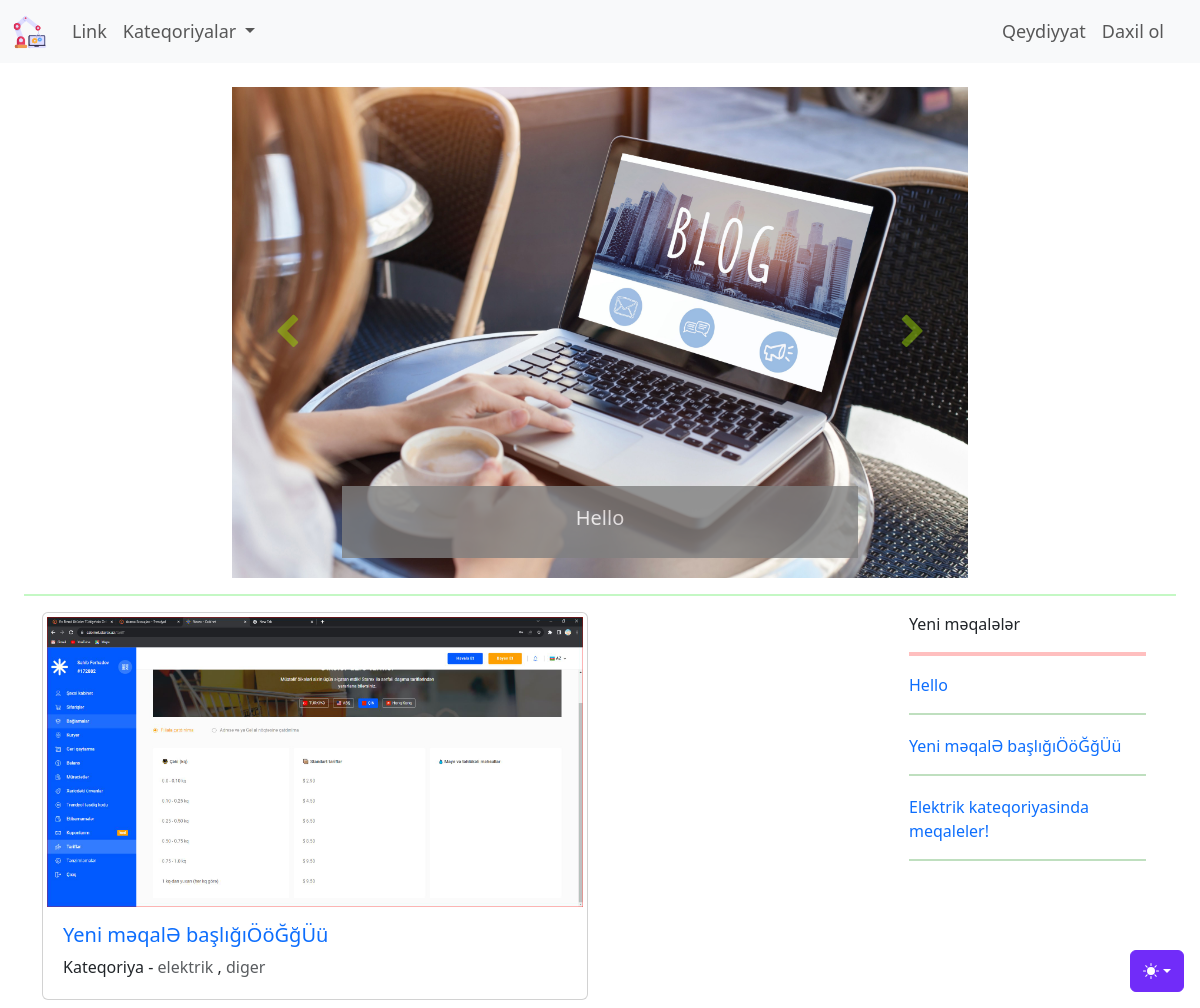
The page / on the database its author committed.
### blog/models.py (models this page shows, shortened)
class Blog(models.Model):
    class Meta:
        verbose_name = 'Məqalə'
        verbose_name_plural = 'Məqalələr'
    basliq_sekli = models.ImageField(upload_to = "uploads/%d.%m.%Y",default = 'uploads/default.jpg',null=True,blank=True)
    karusel_sekli = ImageSpecField(source="basliq_sekli",
                                   processors=[ResizeToFill(600,400)],
                                   format='JPEG',
                                   options={'quality':100})
    basliq = models.CharField('Məqalə başlığı', max_length = 200)
    kontent = CKEditor5Field('Məqalə kontenti', config_name = 'extends')
    yaradilma_tarixi = models.DateTimeField('Yaranma tarixi', auto_now_add = True)
    deyisdirilme_tarixi = models.DateTimeField('Yaranma tarixi', auto_now = True)
    blog_slug = models.SlugField(editable=False, unique = True)
    blog_kateqoriya = models.ManyToManyField(Kateqoriya, verbose_name = 'Kateqoriyaları seçin.')
    yayinda_mi = models.BooleanField('Yayına buraxılsın?', default = False)
    yeni_mi = models.BooleanField('Yeni məqalə?', default = True)
    karuselde = models.BooleanField('Karuseldə', default = False)
    istifadeci = models.ForeignKey(settings.AUTH_USER_MODEL,verbose_name='İstifadəçi',on_delete = models.CASCADE)

class Kateqoriya(models.Model):
    class Meta:
        verbose_name = 'Kateqoriya'
        verbose_name_plural = 'Kateqoriyalar'
    kateqoriya_adi = models.CharField('Kateqoriya adı', max_length=150)
    kateqoriya_slug = models.SlugField(editable=False, unique=True)

### blog/views.py (the view)
# urls.py: path('',views.index),
def index(request):
    cox_oxunulan_kateqoriya = Blog.objects.get(id=2).blog_kateqoriya.all()
    cox_oxunulan_kateqoriya_list = list()
    for element in cox_oxunulan_kateqoriya:
        cox_oxunulan_kateqoriya_list.append(list((element,True)))
    cox_oxunulan_kateqoriya_list[len(cox_oxunulan_kateqoriya_list)-1][1] = False
    context = {
        'kateqoriyalar': Kateqoriya.objects.all(),
        'yazilar' : Blog.objects.all(),
        'cox_oxunulan': Blog.objects.get(id=2),
        'cox_oxunulan_kateqoriya_list':cox_oxunulan_kateqoriya_list,
        'yeni_yazilar' : Blog.objects.filter(yeni_mi=True),
    }
    return render(request,'blog/index.html',context)

### blog/templates/blog/index.html (shortened to what this page needs)
{%extends 'base.html'%}
{% load static %}
{% block some_css %}
    <link rel="stylesheet" href="{%static 'blog/css/blog_index.css'%}">
{% endblock  %}
{% block content %}
    <div class="container-fluid mt-4">
        <div class="container mb-2">
            <div class="row">
                <div class="col-lg-2"></div>
                <div class="col-lg-8">
                    <div id="carouselExample" class="carousel slide" data-bs-ride="carousel">
                        <div class="carousel-inner">
                          {%for yazi in yazilar%}
                            {%if yazi.karuselde%}
                                <div class="carousel-item">
                                    <a href="{%url 'yazini_tap' yazi.blog_slug%}" target="_blank" rel="noopener noreferrer">
                                        <img src="{{yazi.karusel_sekli.url}}" class="d-block w-100" alt="...">
                                    </a>
                                    <div class="carousel-caption d-block d-md-block d-sm-block d-xs-block" style="background-color: gray!important;opacity: .8; color: white;">
                                        <h5>
                                            <a class="karusel_basliq" href="{%url 'yazini_tap' yazi.blog_slug%}" target="_blank" rel="noopener noreferrer">
                                                {{yazi.basliq}}
                                            </a>
                                        </h5>
                                    </div>
                                </div>
                            {%endif%}
                          {%endfor%}
                        </div>
                        <button class="carousel-control-prev" type="button" data-bs-target="#carouselExample" data-bs-slide="prev">
                            <i class="fa fa-chevron-left" style="font-size:36px;color:rgb(153, 216, 5)"></i>
                        </button>
                        <button class="carousel-control-next" type="button" data-bs-target="#carouselExample" data-bs-slide="next">
                            <i class="fa fa-chevron-right" style="font-size:36px;color:rgb(153, 216, 5)"></i>
                        </button>
                      </div>
                </div>
                <div class="col-lg-2"></div>
            </div>
        </div>
        <hr class="divider">
        <div class="container-lg mt-3 mb-2">
            <div class="row">
                <div class="col-lg-6">
                    <div class="card p-1">
                        <a href="{%url 'yazini_tap' cox_oxunulan.blog_slug%}" target="_blank" title="{{cox_oxunulan.basliq}}">
                            <img src="{{cox_oxunulan.basliq_sekli.url}}" class="" style="width:100%;height:100%;">
                        </a>
                        <div class="card-body">
                          <h5 class="card-title">
                            <a class="cox_oxunulan" href="{%url 'yazini_tap' cox_oxunulan.blog_slug%}" target="_blank" title="{{cox_oxunulan.basliq}}">{{cox_oxunulan.basliq}}</a>
                          </h5>
                          <p class="card-text cox_oxunulan_kateqoriya">Kateqoriya -
                            {%for kateqoriya,novbeti in cox_oxunulan_kateqoriya_list%}
                                <span class="text-body-secondary">{{kateqoriya.kateqoriya_adi|lower}}</span>
                                {%if novbeti %},{%endif%}
                            {%endfor%}
                          </p>
                        </div>
                      </div>
                </div>
                <div class="col-lg-3">&nbsp;</div>
                <div class="col-lg-3">
                    <div class="container-fluid">
                        <div class="row">
                            <div class="col">Yeni məqalələr <hr style="border:none;border-top: 4px solid red;overflow: visible; height:5px;" /></div>
                        </div>
                        {% for yazi in yeni_yazilar %}
                            <div class="row">
                                <div class="col">
                                    <a target="_blank" href="{%url 'yazini_tap' yazi.blog_slug%}" class="cox_oxunulan">{{yazi.basliq}}</a>
                                </div>
                            </div>
                            <hr style="border:none;border-top: 2px solid green;overflow: visible; height:5px;" />
                        {% endfor %}
                    </div>
                </div>
            </div>
        </div>
    </div>
{% endblock %}

### blog/static/blog/css/blog_index.css (style rules this page uses)
.cox_oxunulan { text-decoration: none; }
.karusel_basliq { text-decoration: none; color: rgb(255, 255, 255); }
hr.divider { border: none; border-top: 2px solid rgb(21, 226, 21); overflow: visible; }

### rows shown on the page
Blog: karusel_sekli (placeholder picture), basliq "Hello"
Blog: basliq_sekli (picture), basliq "Yeni məqalƏ başlığıÖöĞğÜü"
Kateqoriya: kateqoriya_adi "elektrik"
Kateqoriya: kateqoriya_adi "diger"
Blog: basliq "Elektrik kateqoriyasinda meqaleler!"
